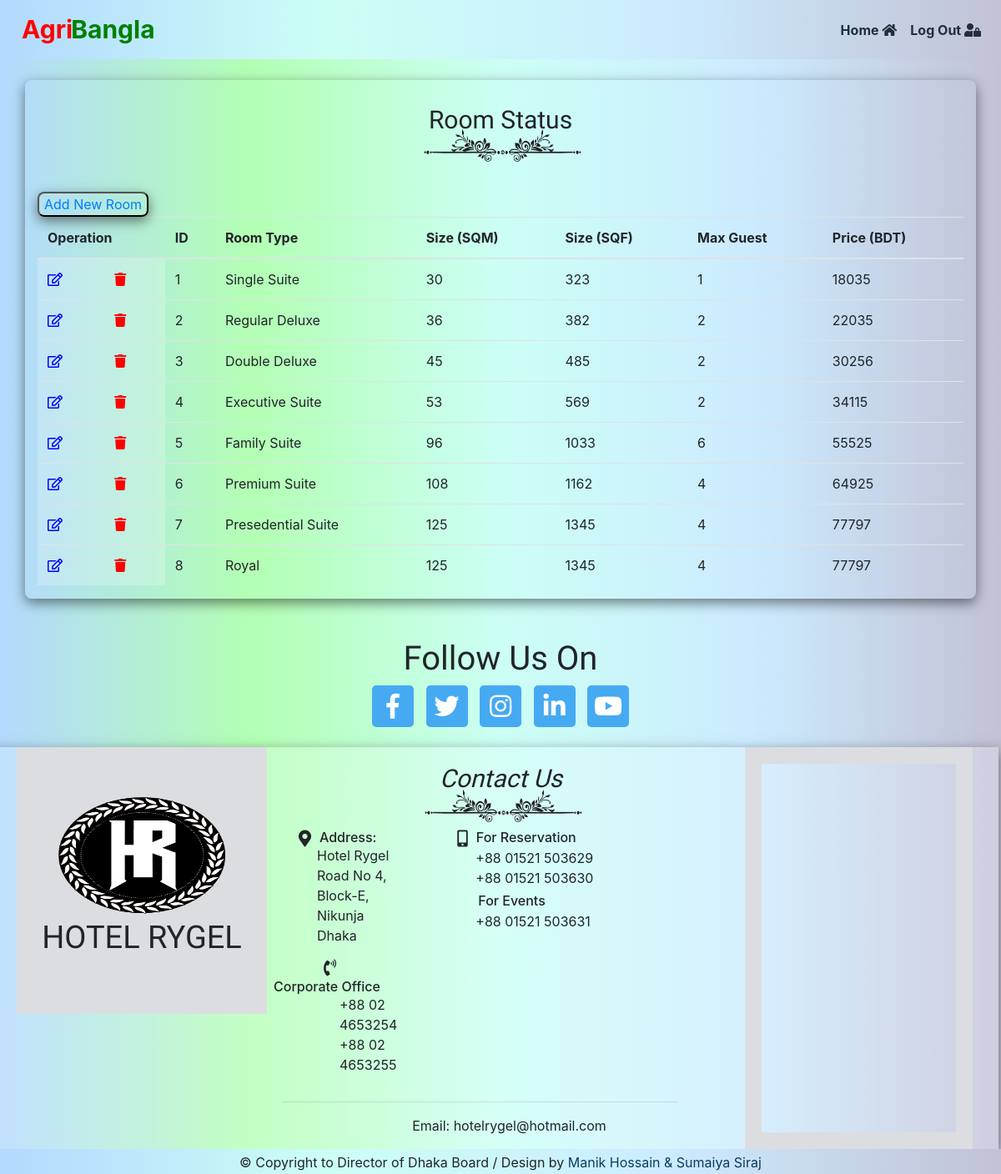
The page /room_admin.php (signed in) on the database its author committed.
### tables this page shows
CREATE TABLE `tbl_room` (
  `id` int(100) NOT NULL,
  `roomtype` varchar(80) NOT NULL,
  `sizesqm` int(5) NOT NULL,
  `size` int(8) NOT NULL,
  `maxguest` int(5) NOT NULL,
  `price` int(10) NOT NULL
);

### session_admin.php (called while the page is built, shortened)
<?php
	include 'common/header_admin.php';
?>

### room_admin.php (the view, shortened to what this page needs)
<?php
	include_once('session_admin.php');
	$link = mysqli_connect('localhost','root','','db_rygel');
 ?>
 <div class="main-div">
 	<div class="container bg-transparent">
 		<div class="container-fluid  text-center">
			<p style="font-family: 'Kaushan Script', cursive, serif; font-size: 30px; padding-top: 25px">Room Status</p>
			<img src="gallery/underline.png" style="width: 200px; height: 60px; margin-top: -45px; padding-left: 5px;"><br><br>
		</div>
		<div>
			<button class="bg-transparent"><a href="room_insert.php">Add New Room</a></button>
		</div>
 		<div class="table-responsive">
		   <table class="table table-hover">
		    <thead>
		      <tr>
		      	<th colspan="2">Operation</th>
		        <th>ID</th>
		        <th>Room Type</th>
		        <th>Size (SQM)</th>
		        <th>Size (SQF)</th>
		        <th>Max Guest</th>
		        <th>Price (BDT)</th>
		      </tr>
		    </thead>
		    <tbody>
		    	 <?php
					$selectquary= "select * from tbl_room";
					$query= mysqli_query($link, $selectquary);
					while ($res = mysqli_fetch_array($query)) {
						?>
							<tr>
								<td style="background:rgba(255,255,255,.2);"><a href="room_admin_update.php?id=<?php echo $res['id'];  ?>" data-toggle="tooltip" data-placement="bottom" title="edit!"><i class="far fa-edit" style="color: blue;"></i></a></td>
						       <td style="background:rgba(255,255,255,.2);"><a href="room_admin_delete.php?id=<?php echo $res['id'];  ?>" data-toggle="tooltip" data-placement="bottom" title="delete!"><i class="fas fa-trash" style="color: red;"></i></a></td>
						       <td><?php echo $res['id']; ?></td>
						       <td><?php echo $res['roomtype']; ?></td>
						       <td><?php echo $res['sizesqm']; ?></td>
						       <td><?php echo $res['size']; ?></td>
						       <td><?php echo $res['maxguest']; ?></td>
						       <td><?php echo $res['price']; ?></td>
						    </tr>
						<?php
					}
				 ?>
		    </tbody>
		  </table>
		</div>
	</div>
</div>
<?php include_once ('common/footer_user.php'); ?>

### common/header_admin.php (shortened to what this page needs)
<!DOCTYPE html>
<html>
<head>
  	<link rel="stylesheet" href="https://maxcdn.bootstrapcdn.com/bootstrap/4.5.2/css/bootstrap.min.css">
	<link rel="stylesheet" href="https://use.fontawesome.com/releases/v5.7.0/css/all.css">
	<link rel="stylesheet" href="https://cdnjs.cloudflare.com/ajax/libs/fancybox/3.5.7/jquery.fancybox.css">
	<link rel="stylesheet" type="text/css" href="css/style.css">
</head>
<body style="background: linear-gradient(to right, #b3d9ff, #b3ffb3, #ccfff5, #ccebff, #c2c2d6);">
<div id="mynav">
<nav class="navbar navbar-expand-md fixed-top bg-gradientcolor">
  <a class="navbar-brand" href="home_admin.php" style="font-size: 30px; color: red;margin-right: -2px; padding-left: 10px;">Agri</a>
  <a class="navbar-brand" href="home_admin.php" style="font-size: 30px; color: green;">Bangla</a>
  <div class="collapse navbar-collapse" id="collapsibleNavbar">
    <ul class=" ml-auto navbar-nav">
      	<li class="nav-item" style="text-align: right;"><a class="nav-link" href="home_admin.php">Home <i class="fas fa-home"></i></a></li>
    </ul>
    <ul class="navbar-nav ">
		<li class="nav-item">
			<a class="nav-link" href="logout_admin.php">Log Out <i class="fas fa-user-lock"></i></a>
		</li>
	</ul>
  </div>
</nav>
<br>
<br>
</body>
</html>

### common/footer_user.php
<div class="container-fluid text-center">
	<h1 style="font-family: 'Kaushan Script', cursive">Follow Us On</h1>
	<ul id="font_awesome">
		<li><a href="#facebook"><i class="fab fa-facebook-f"></i></a></li>
		<li><a href="#facebook"><i class="fab fa-twitter"></i></a></li>
		<li><a href="#facebook"><i class="fab fa-instagram"></i></a></li>
		<li><a href="#facebook"><i class="fab fa-linkedin-in"></i></a></li>
		<li><a href="#facebook"><i class="fab fa-youtube"></i></a></li>
	</ul><br>
</div>
<div class="row bg-transpa" style="width: 101%;">
	<div class="col-md-3" style="margin-left: 20px;">
		<div style="height: 300px; width: 300px; margin: 0 auto; background-color: #dcdde1; text-align: center; height: 320px;">
			<img src="gallery/logo1.png" style="height: 200px; width: 200px; padding-top: 60px;">
			<p style="font-family: 'Old Standard TT', serif; font-size: 38px;">HOTEL RYGEL</p>
		</div>
	</div>
	<div class="col-md-5" style="padding-top: 20px; margin-left: 15px;">
		<div class="container-fluid text-center">
			<h4 style="font-family: 'Kaushan Script', cursive; font-size: 30px; padding-left: 50px"><i>Contact Us</i></h4>
			<img src="gallery/underline.png" style="width: 250px; height: 60px; margin-top: -25px; padding-left: 55px;">
		</div>
		<div class="row">
				<div class="col-md-4">
					<div class="row">
						<div style="padding-left: 35px;"><i style="font-size: 20px;" class="fas fa-map-marker-alt"></i></div>
						<div><h6 style="padding-left:10px;"> Address: </h6></div>
					</div>
					<p style="margin-top: -8px; padding-left: 42px;">Hotel Rygel <br>Road No 4, Block-E, Nikunja Dhaka </p>
				</div>
				<div class="col-mmd-4" style="padding-left: 72px">
					<div class="row">
						<div><i style="font-size: 20px;" class="fas fa-mobile-alt"></i></div>
						<div><h6 style="padding-left: 10px;"> For Reservation </h6></div>
					</div>
					<p style="padding-left: 7px;margin-top: -5px;">+88 01521 503629<br> +88 01521 503630</p>
					<h6 style="padding-left: 10px; margin-top: -10px;">For Events</h6>
					<p style="padding-left: 7px; margin-top: -5px;">+88 01521 503631</p>
				</div>
				<div class="col-md-4">
					<div class="row">
						<div><i style="font-size: 20px; padding-left: 65px;" class="fas fa-phone-volume"></i></div>
						<div><h6 style="padding-left: 5px;"> Corporate Office </h6></div>
						<p style="margin-top: -8px; padding-left: 84px;">+88 02 4653254<br> +88 02 4653255</p>
					</div>
				</div>
		</div><hr>
		<div class="text-center"><p style="padding-left: 70px;">Email: hotelrygel@hotmail.com</p></div>
	</div>
	<div class="col-md-3" style=" margin-left: 50px;">
		<iframe src="https://www.google.com/maps/embed?pb=!1m18!1m12!1m3!1d3649.6554631366043!2d90.4160072148831!3d23.830847691615556!2m3!1f0!2f0!3f0!3m2!1i1024!2i768!4f13.1!3m3!1m2!1s0x3755c75aa24b7d3b%3A0xff0ae6c354e03dc3!2sHotel%20Rygel!5e0!3m2!1sen!2sbd!4v1614496575222!5m2!1sen!2sbd" width="100%" height="100%" style="border:20px solid #dcdde1;" allowfullscreen="" loading="lazy"></iframe>
	</div>
</div>
<div class="editor text-center" style=" height: 30px; padding-top: 4px;">
	<p>&copy; Copyright to Director of Dhaka Board / Design by
		<a class="adminName" href="mailto: rjmanikroj@gmail.com" target="_blank">Manik Hossain & Sumaiya Siraj</a>
	</p>
</div>

### css/style.css (style rules this page uses)
* { box-sizing: border-box; margin: 0; }
.bg-transparent { background:rgba(255,255,255,.2);box-shadow: 0 5px 15px rgba(0,0,0,.5);border-radius: 8px; }
.bg-transpa { background:rgba(255,255,255,.2);box-shadow: 0 5px 15px rgba(0,0,0,.5); }
.bg-gradientcolor { background: linear-gradient(to right, #b3d9ff, #ccfff5, #ccebff, #c2c2d6); }
.navbar .navbar-brand { font-weight: bolder; color: #212F3C; }
.navbar .nav-item .nav-link { font-weight: bolder; color: #212F3C; }
#font_awesome { list-style-type: none;position: relative;text-align: center;padding: 0px;margin: 0px; }
#font_awesome li { display: inline-block;margin: 0 5px; }
#font_awesome li a { height: 50px; width: 50px;background-color: #45aaf2;display: block; color: white;font-size: 30px;padding-top: 3px;border-radius: 5px; }
.editor { background: linear-gradient(to right, #b3d9ff, #ccfff5, #ccebff, #c2c2d6); }
.adminName { color: #0a3d62; text-decoration: none; }

### common/header_admin.php (style rules this page uses)
#mynav { height: 76px; }

### rows shown on the page
tbl_room: id "1", roomtype "Single Suite", sizesqm "30", size "323", maxguest "1", price "18035"
tbl_room: id "2", roomtype "Regular Deluxe", sizesqm "36", size "382", maxguest "2", price "22035"
tbl_room: id "3", roomtype "Double Deluxe", sizesqm "45", size "485", maxguest "2", price "30256"
tbl_room: id "4", roomtype "Executive Suite", sizesqm "53", size "569", maxguest "2", price "34115"
tbl_room: id "5", roomtype "Family Suite", sizesqm "96", size "1033", maxguest "6", price "55525"
tbl_room: id "6", roomtype "Premium Suite", sizesqm "108", size "1162", maxguest "4", price "64925"
tbl_room: id "7", roomtype "Presedential Suite", sizesqm "125", size "1345", maxguest "4", price "77797"
tbl_room: id "8", roomtype "Royal", sizesqm "125", size "1345", maxguest "4", price "77797"
